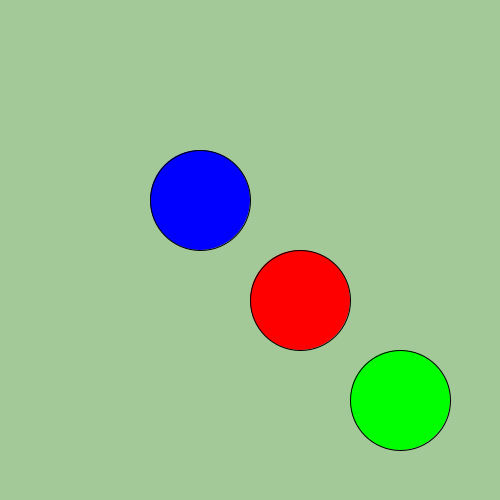
Frame 1 (no input)
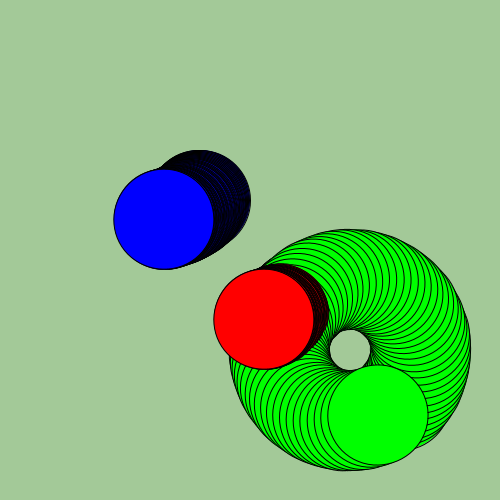
Frame 60 (the mouse pressed at the canvas centre just before this capture)
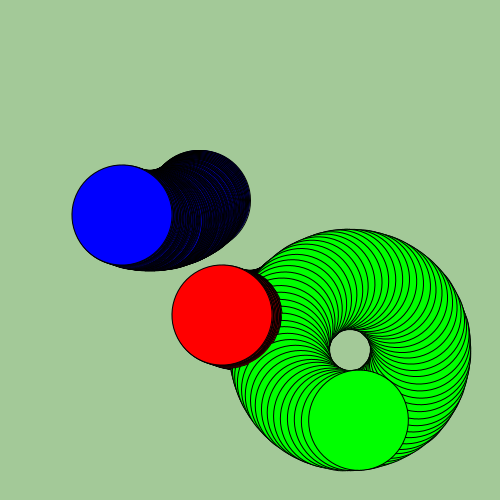
Frame 120 (the mouse held since frame 60 and released just before this capture)

The Processing sketch that drew these frames (run headless with seeded random() and noise(); from frame 60 on, the mouse is pressed at the canvas centre):

// Processing sketch: rotate
// ── rotate.pde
float i;
float j;

void setup() {
  background(#A3C998);
  size(500, 500);
}

void draw() {

  ellipseMode(CORNER);

  translate(250, 250);
  rotate(i);
  fill(255, 0, 0);
  ellipse(0, 0, 100, 100); 

  resetMatrix();

  translate(350, 350);
  rotate(j);
  fill(0, 255, 0);
  ellipse(0, 0, 100, 100); 

  resetMatrix();

  translate(150, 150);
  rotate(i);
  fill(0, 0, 255);
  ellipse(0, 0, 100, 100); 

  i=i+0.01;
  j=j-0.1;

  if (key == 'q') {
    background(#A3C998);
    key='r';
  }
}
